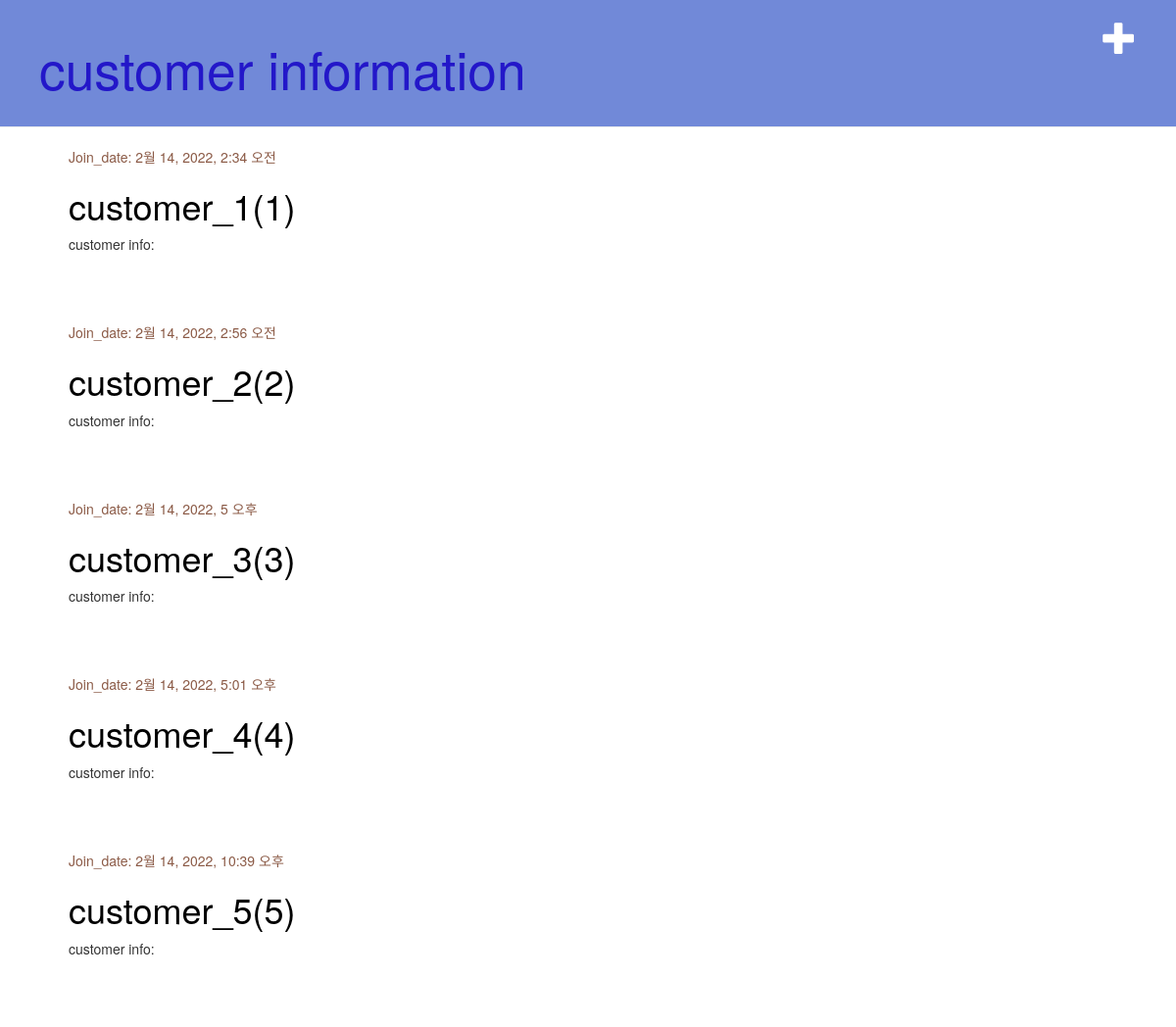
The app's page /customer/, older data.
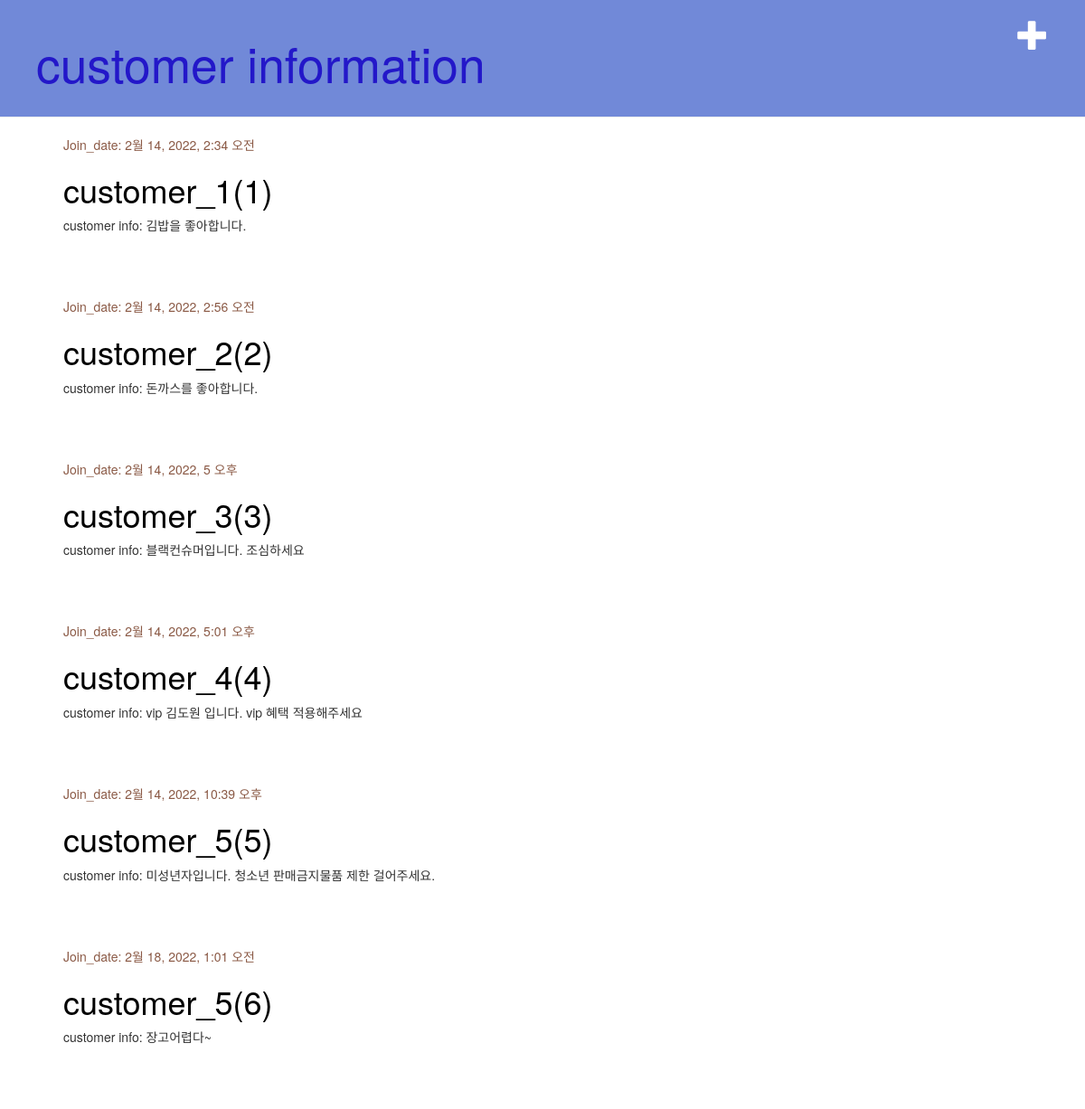
The same page, newer data.
### customer/models.py (models this page shows)
class Customer(models.Model):
    CATEGORY_CHOICES = {
        ('man','Male'),
        ('woman','Female'),
        ('gay','gay'),
        ('transgender','transgender'),
    }
    name = models.CharField(max_length = 20, default= 'customer_')
    birthdate = models.DateField()
    text = models.TextField(max_length = 100, default=("customer info:"))
    email = models.EmailField(max_length = 50, default=("@"))
    gender = models.CharField(max_length = 40, choices=CATEGORY_CHOICES)
    Join_date = models.DateTimeField(default=timezone.now)
    def __str__(self):
        return self.name + '(' + str(self.id) + ')'

### customer/views.py (the view)
# urls.py: path('', views.customer_list, name='customer_list_home'),
def customer_list(request):
    my_name = '장고프레임워크'
    http_method = request.method
    customers = Customer.objects.filter(name__contains = 'customer')
    context = { 'customers': customers,}
    return render(request, 'customer/customer_list.html', context)

### customer/templates/customer/customer_list.html (shortened to what this page needs)
{% extends 'customer/base.html' %}
{% block content %}
    {% for customer in customers %}
        <div class = "customer">
            <div class = "date">
              <p>Join_date:  {{ customer.Join_date }}</p>
            </div>
            <h1><a href="{%url 'customer_detail' pk=customer.pk %}">{{customer}}</a></h1>
            <p>{{ customer.text | linebreaksbr }}</p>
        </div>
      {% empty %}
          <p>blog글이 없습니다.</p>
      {% endfor %}
{% endblock %}

### customer/templates/customer/base.html (shortened to what this page needs)
{% load static %}
<html lang="ko">
<head>
    <link rel="stylesheet" href="{% static 'css/customer.css' %}">
    <link rel="stylesheet" href="https://maxcdn.bootstrapcdn.com/bootstrap/3.3.2/css/bootstrap.min.css">
    <link rel="stylesheet" href="https://maxcdn.bootstrapcdn.com/bootstrap/3.3.2/css/bootstrap-theme.min.css">
    <link rel="stylesheet" href="{% static 'css/customer.css' %}">
</head>
<body>
  <div class="page-header">
    <a href="{% url 'customer_new' %}" class="top-menu">
      <span class="glyphicon glyphicon-plus"></span>
    </a>
    <h1><a href="{% url 'customer_list_home'%}">customer information</a></h1>
  </div>
  <div class ="content container">
      <div class = :"row">
          <div class = "col-md-10">
            {% block content %}
            {% endblock %}
          </div>
        </div>
    </div>
</body>
</html>

### customer/static/css/customer.css (style rules this page uses)
.page-header { background-color: #7189d8; margin-top: 0; padding: 20px 20px 20px 40px; }
.page-header, .page-header h1, .page-header h1 a, .page-header h1 a:visited, .page-header h1 a:active { color: #2317c9; font-size: 40pt; text-decoration: none; }
.content { margin-left: 40px; }
h1, h2, h3, h4 { font-family: Georgia, Times, 'Times New Roman', serif, ; }
.date { color: #8b5a46; }
.top-menu, .top-menu:hover, .top-menu:visited { color: #ffffff; float: right; font-size: 26pt; margin-right: 20px; }
.customer { margin-bottom: 70px; }
.customer h1 a, .customer h1 a:visited { color: #000000; }

Row changes from the older to the newer data that the page shows:
changed Customer "customer_1(1)": text "customer info:" → "customer info: 김밥을 좋아합니다."
changed Customer "customer_2(2)": text "customer info:" → "customer info: 돈까스를 좋아합니다."
changed Customer "customer_3(3)": text "customer info:" → "customer info: 블랙컨슈머입니다. 조심하세요"
changed Customer "customer_4(4)": text "customer info:" → "customer info: vip 김도원 입니다. vip 혜택 적용해주세요"
changed Customer "customer_5(5)": text "customer info:" → "customer info: 미성년자입니다. 청소년 판매금지물품 제한 걸어주세요."
added Customer: Join_date "2월 18, 2022, 1:01 오전", name+id "customer_5(6)", text "customer info: 장고어렵다~"
